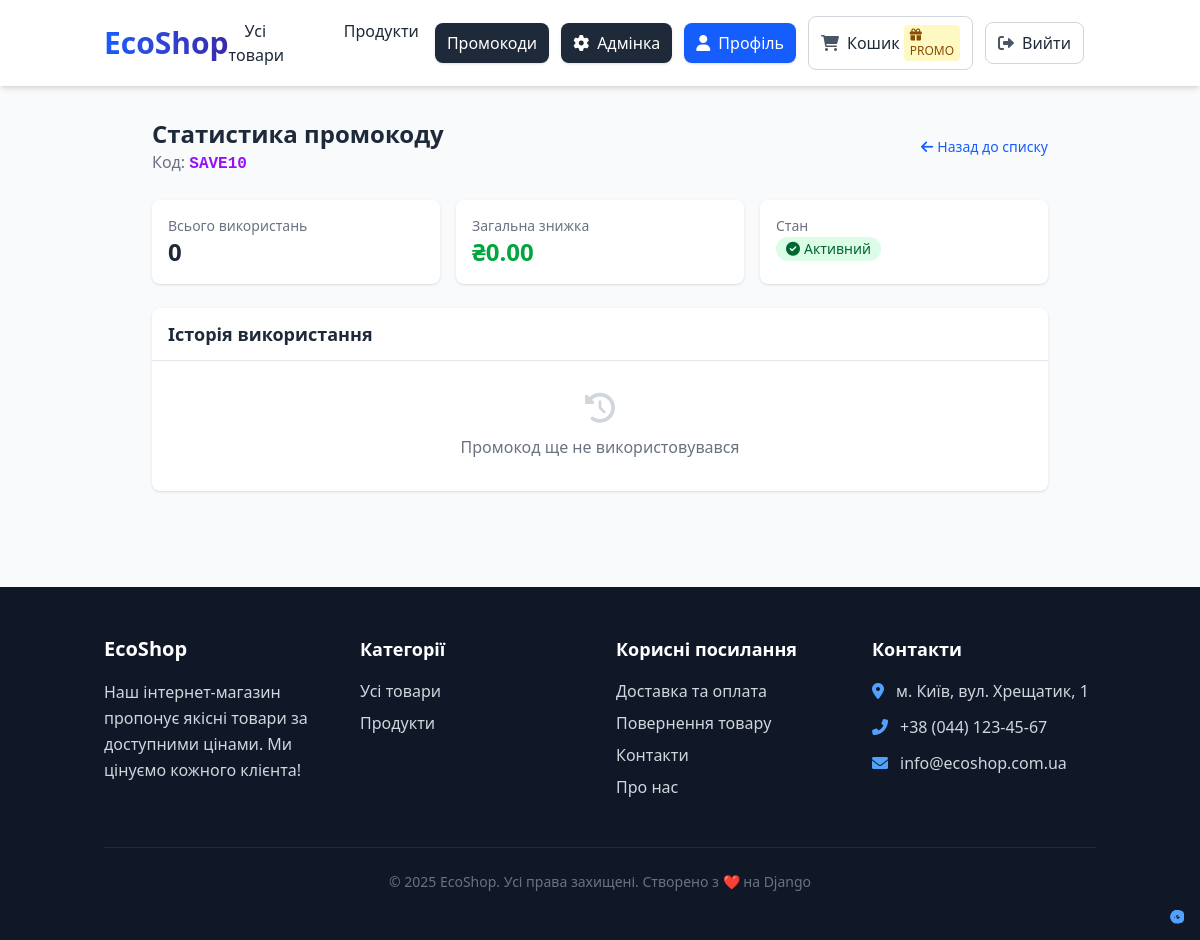
/discounts/promo/stats/2/ (signed in), run on the app's committed database.
### main/models.py (models this page shows, shortened)
class Category(models.Model):
    name = models.CharField(max_length=100, db_index=True)
    slug = models.SlugField(max_length=100, unique=True)
    description = models.TextField(blank=True)
    image = models.ImageField(upload_to='categories/', blank=True)
    is_active = models.BooleanField(default=True)
    class Meta:
        ordering = ['name']
        verbose_name = _('Категорія')
        verbose_name_plural = _('Категорії')
    def get_absolute_url(self):
        return reverse('main:product_list_by_category', args=[self.slug])

### discounts/models.py (models this page shows, shortened)
class PromoCode(models.Model):
    code = models.CharField(max_length=50, unique=True)
    discount_type = models.CharField(max_length=20, choices=PROMO_TYPES)
    value = models.DecimalField(max_digits=10, decimal_places=2, default=0)
    start_date = models.DateTimeField()
    end_date = models.DateTimeField()
    usage_limit = models.IntegerField(null=True, blank=True)
    used_count = models.IntegerField(default=0)
    min_order_amount = models.DecimalField(max_digits=12, decimal_places=2, default=Decimal('0.00'))
    is_active = models.BooleanField(default=True)
    description = models.TextField(blank=True)
    created_by = models.ForeignKey(User, null=True, blank=True, on_delete=models.SET_NULL)
    created_at = models.DateTimeField(auto_now_add=True)
    class Meta:
        ordering = ['-created_at']
        verbose_name = 'Промокод'
        verbose_name_plural = 'Промокоди'
    def is_valid_for_application(self, now=None):
        if now is None:
            now = timezone.now()
        if not self.is_active:
            return False
        if self.start_date and now < self.start_date:
            return False
        if self.end_date and now > self.end_date:
            return False
        if self.usage_limit is not None:
            used = self.usages.count()
            if used >= self.usage_limit:
                return False
        return True

### discounts/views.py (the view)
# urls.py: path('promo/stats/<int:code_id>/', views.promo_code_stats, name='promo_code_stats'),
@staff_member_required
def promo_code_stats(request, code_id):
    promo = get_object_or_404(PromoCode, pk=code_id)
    usages = promo.usages.select_related('user').all()
    total_discount = usages.aggregate(total=Sum('discount_amount'))['total'] or Decimal('0.00')
    return render(request, 'discounts/promo_code_stats.html', {
        'promo': promo,
        'usages': usages,
        'total_discount': total_discount
    })

### main/context_processors.py (called while the page is built)
def categories(request):
    return {
        'categories': Category.objects.filter(is_active=True)
    }

### templates/discounts/promo_code_stats.html (shortened to what this page needs)
{% extends "main/base.html" %}
{% block content %}
<div class="max-w-4xl mx-auto">
  <div class="mb-6 flex items-center justify-between">
    <div>
      <h1 class="text-2xl font-bold text-gray-800">Статистика промокоду</h1>
      <p class="text-gray-500">Код: <span class="font-mono font-bold text-purple-600">{{ promo.code }}</span></p>
    </div>
    <a href="{% url 'discounts:promo_code_list' %}"
       class="text-sm text-blue-600 hover:underline flex items-center">
       <i class="fas fa-arrow-left mr-1"></i> Назад до списку
    </a>
  </div>
  <div class="grid grid-cols-1 md:grid-cols-3 gap-4 mb-6">
    <div class="bg-white rounded-lg shadow p-4">
      <p class="text-sm text-gray-500">Всього використань</p>
      <p class="text-2xl font-bold text-gray-800">{{ promo.usages.count }}</p>
    </div>
    <div class="bg-white rounded-lg shadow p-4">
      <p class="text-sm text-gray-500">Загальна знижка</p>
      <p class="text-2xl font-bold text-green-600">₴{{ total_discount }}</p>
    </div>
    <div class="bg-white rounded-lg shadow p-4">
      <p class="text-sm text-gray-500">Стан</p>
      {% if promo.is_valid_for_application %}
        <span class="inline-flex items-center px-2.5 py-0.5 rounded-full text-sm font-medium bg-green-100 text-green-800">
          <i class="fas fa-check-circle mr-1"></i> Активний
        </span>
      {% else %}
        <span class="inline-flex items-center px-2.5 py-0.5 rounded-full text-sm font-medium bg-red-100 text-red-800">
          <i class="fas fa-times-circle mr-1"></i> Неактивний
        </span>
      {% endif %}
    </div>
  </div>
  <div class="bg-white rounded-lg shadow overflow-hidden">
    <div class="px-4 py-3 border-b border-gray-200">
      <h2 class="text-lg font-semibold text-gray-800">Історія використання</h2>
    </div>
    {% if usages %}
      <div class="overflow-x-auto">
        <table class="min-w-full divide-y divide-gray-200">
          <thead class="bg-gray-50">
            <tr>
              <th class="px-4 py-3 text-left text-xs font-medium text-gray-500 uppercase">Користувач</th>
              <th class="px-4 py-3 text-left text-xs font-medium text-gray-500 uppercase">Дата</th>
              <th class="px-4 py-3 text-left text-xs font-medium text-gray-500 uppercase">Знижка</th>
            </tr>
          </thead>
          <tbody class="divide-y divide-gray-200">
            {% for usage in usages %}
              <tr>
                <td class="px-4 py-3">
                  {{ usage.user|default:"Анонім" }}
                </td>
                <td class="px-4 py-3 text-gray-500">
                  {{ usage.used_at|date:"d.m.Y H:i" }}
                </td>
                <td class="px-4 py-3 font-medium text-green-600">
                  ₴{{ usage.discount_amount }}
                </td>
              </tr>
            {% endfor %}
          </tbody>
        </table>
      </div>
    {% else %}
      <div class="px-4 py-8 text-center text-gray-500">
        <i class="fas fa-history text-3xl text-gray-300 mb-3"></i>
        <p>Промокод ще не використовувався</p>
      </div>
    {% endif %}
  </div>
</div>
{% endblock %}

### templates/main/base.html (shortened to what this page needs)
{% load static %}
{% load tailwind_tags %}
<!DOCTYPE html>
<html lang="uk" class="scroll-smooth">
<head>
    {% tailwind_css %}
    <link rel="stylesheet" href="https://cdnjs.cloudflare.com/ajax/libs/font-awesome/6.0.0/css/all.min.css">
</head>
<body class="bg-gray-50 text-gray-800 flex flex-col min-h-screen">
    <header class="bg-white shadow-md sticky top-0 z-50">
        <div class="container mx-auto px-4">
            <div class="flex flex-col md:flex-row md:items-center md:justify-between py-4">
                <div class="mb-4 md:mb-0">
                    <h1 class="text-2xl md:text-3xl font-bold bg-gradient-to-r from-blue-600 to-indigo-800 bg-clip-text text-transparent">
                        <a href="{% url 'main:product_list' %}" class="hover:text-blue-600 transition-colors">EcoShop</a>
                    </h1>
                </div>
                <nav class="hidden md:block">
                    <ul class="flex space-x-1">
                        <li>
                            <a href="{% url 'main:product_list' %}"
                               class="px-4 py-2 font-medium rounded-md hover:bg-blue-50 hover:text-blue-700 transition-all ">
                                Усі товари
                            </a>
                        </li>
                        {% for cat in categories %}
                            <li>
                                <a href="{{ cat.get_absolute_url }}"
                                   class="px-4 py-2 font-medium rounded-md hover:bg-blue-50 hover:text-blue-700 transition-all {% if request.resolver_match.kwargs.slug == cat.slug %}bg-blue-100 text-blue-800{% endif %}">
                                    {{ cat.name }}
                                </a>
                            </li>
                        {% endfor %}
                    </ul>
                </nav>
                <div class="flex items-center space-x-3">
                    {% if user.is_authenticated %}
                        {% if user.is_staff %}
                            <a href="{% url 'discounts:promo_code_list' %}"
                             class="hidden sm:inline-flex items-center px-3 py-2 bg-gray-800 text-white rounded-lg hover:bg-gray-900 transition-colors shadow-sm">
                                <span class="hidden sm:inline">Промокоди</span>
                            </a>
                        {% endif %}
                        {% if user.is_staff %}
                            <a href="{% url 'admin:index' %}"
                            class="hidden sm:inline-flex items-center px-3 py-2 bg-gray-800 text-white rounded-lg hover:bg-gray-900 transition-colors shadow-sm">
                                <i class="fas fa-cog mr-1 sm:mr-2"></i>
                                <span class="hidden sm:inline">Адмінка</span>
                            </a>
                        {% endif %}
                        <a href="{% url 'accounts:profile' %}"
                        class="hidden sm:inline-flex items-center px-3 py-2 bg-blue-600 text-white rounded-lg hover:bg-blue-700 transition-colors shadow-sm">
                            <i class="fas fa-user mr-1 sm:mr-2"></i>
                            <span class="hidden sm:inline">Профіль</span>
                        </a>
                        {% with cart_item_count=request.session.cart|length|default:0 %}
                            <a href="{% url 'cart:cart_detail' %}"
                            class="relative inline-flex items-center px-3 py-2 border border-gray-300 rounded-lg hover:bg-gray-50 transition-colors">
                                <i class="fas fa-shopping-cart text-gray-600 mr-1 sm:mr-2"></i>
                                <span class="hidden sm:inline">Кошик</span>
                                {% if request.session.applied_promo %}
                                    <span class="ml-1 hidden sm:inline bg-yellow-100 text-yellow-800 text-xs px-1.5 py-0.5 rounded">
                                        <i class="fas fa-gift text-xs mr-0.5"></i>PROMO
                                    </span>
                                {% endif %}
                            </a>
                        {% endwith %}
                        <a href="{% url 'accounts:logout' %}"
                        class="inline-flex items-center px-3 py-2 border border-gray-300 rounded-lg hover:bg-gray-50 transition-colors">
                            <i class="fas fa-sign-out-alt mr-2 text-gray-600"></i>
                            <span class="hidden sm:inline">Вийти</span>
                        </a>
                    {% endif %}
                </div>
            </div>
        </div>
    </header>
    <main class="flex-grow container mx-auto px-4 py-8">
        {% block content %}{% endblock %}
    </main>
    <footer class="bg-gray-900 text-gray-300 mt-16">
        <div class="container mx-auto px-4 py-12">
            <div class="grid grid-cols-1 md:grid-cols-4 gap-8">
                <div class="md:col-span-1">
                    <h3 class="text-white text-xl font-bold mb-4">EcoShop</h3>
                    <p class="mb-4 leading-relaxed">Наш інтернет-магазин пропонує якісні товари за доступними цінами. Ми цінуємо кожного клієнта!</p>
                    <div class="flex space-x-4">
                        <a href="#" class="text-blue-400 hover:text-blue-300 text-xl"><i class="fab fa-facebook"></i></a>
                        <a href="#" class="text-blue-400 hover:text-blue-300 text-xl"><i class="fab fa-instagram"></i></a>
                        <a href="#" class="text-blue-400 hover:text-blue-300 text-xl"><i class="fab fa-telegram"></i></a>
                    </div>
                </div>
                <div class="md:col-span-1">
                    <h4 class="text-white font-semibold mb-4 text-lg">Категорії</h4>
                    <ul class="space-y-2">
                        <li><a href="{% url 'main:product_list' %}" class="hover:text-white transition-colors">Усі товари</a></li>
                        {% for cat in categories|slice:":4" %}
                            <li><a href="{{ cat.get_absolute_url }}" class="hover:text-white transition-colors">{{ cat.name }}</a></li>
                        {% endfor %}
                    </ul>
                </div>
                <div class="md:col-span-1">
                    <h4 class="text-white font-semibold mb-4 text-lg">Корисні посилання</h4>
                    <ul class="space-y-2">
                        <li><a href="#" class="hover:text-white transition-colors">Доставка та оплата</a></li>
                        <li><a href="#" class="hover:text-white transition-colors">Повернення товару</a></li>
                        <li><a href="#" class="hover:text-white transition-colors">Контакти</a></li>
                        <li><a href="#" class="hover:text-white transition-colors">Про нас</a></li>
                    </ul>
                </div>
                <div class="md:col-span-1">
                    <h4 class="text-white font-semibold mb-4 text-lg">Контакти</h4>
                    <ul class="space-y-3">
                        <li class="flex items-start">
                            <i class="fas fa-map-marker-alt mt-1 mr-3 text-blue-400"></i>
                            <span>м. Київ, вул. Хрещатик, 1</span>
                        </li>
                        <li class="flex items-start">
                            <i class="fas fa-phone-alt mt-1 mr-3 text-blue-400"></i>
                            <span>+38 (044) 123-45-67</span>
                        </li>
                        <li class="flex items-start">
                            <i class="fas fa-envelope mt-1 mr-3 text-blue-400"></i>
                            <span>info@ecoshop.com.ua</span>
                        </li>
                    </ul>
                </div>
            </div>
            <div class="border-t border-gray-800 mt-12 pt-6 text-center text-gray-500 text-sm">
                <p>&copy; {% now 'Y' %} EcoShop. Усі права захищені. Створено з ❤️ на Django</p>
            </div>
        </div>
    </footer>
</body>
</html>

### data on the page
Category: name "Продукти"
PromoCode: code "SAVE10", usages.count "0"

### other printed values
{{ total_discount }} "0.00"
